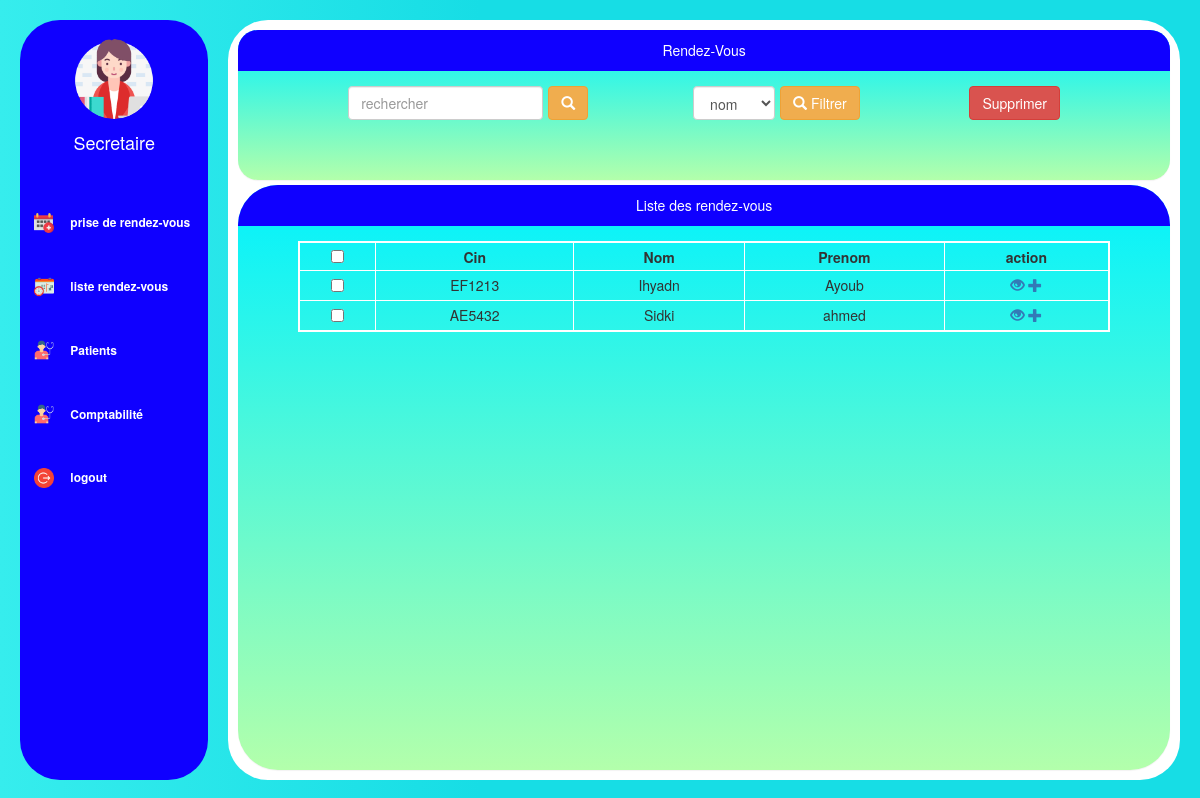
Screenshot of /cabinetS1/pages/dashboard.php with the database file from the repository.
### tables this page shows
CREATE TABLE `rendezvous` (
  `id` int(11) NOT NULL,
  `patientID` int(11) NOT NULL,
  `start_event` datetime NOT NULL,
  `end_event` datetime NOT NULL
);

CREATE TABLE `patient` (
  `id` int(11) NOT NULL,
  `Nom` varchar(20) NOT NULL,
  `Prenom` varchar(20) NOT NULL,
  `sex` varchar(20) DEFAULT NULL,
  `address` varchar(30) DEFAULT NULL,
  `telephone` int(11) DEFAULT NULL,
  `email` varchar(30) DEFAULT NULL,
  `cin` varchar(20) NOT NULL,
  `birth` date DEFAULT NULL,
  `date_d_ajout` date DEFAULT curdate()
);

### cabinetS1/pages/dashboard.php (the view, shortened to what this page needs)
<?php
require_once("../connexiondb.php");
$resultat=$pdo->query($requete); ?>
<!DOCTYPE html>
<html lang="en">
<head>
    <link rel="stylesheet" href="//maxcdn.bootstrapcdn.com/bootstrap/3.3.5/css/bootstrap.min.css" />
    <link rel="stylesheet" type="text/css" href="..\css\mystyle.css" />
    <link rel="stylesheet" href="..\css\sidebar.css" />
    <link rel="stylesheet" href="https://pro.fontawesome.com/releases/v5.10.0/css/all.css"
 />
</head>
<body>
    <div class="main d-flex">
        <div class="sidebar">
            <?php include("../include/sidebar.php")?>
        </div>
        <div class="dashboard">
            <div class="containerr">
                <div class="panel">
                    <div class="panel-heading">Rendez-Vous</div>
                    <div class="panel-body">
                        <div class="table_form">
                            <div class="form_grp">
                                <input type="text" name="CIN" placeholder="rechercher" class="form-control"
                                    id="cin_search" />
                                <button type="submit" class="btn btn-warning">
                                    <span class="glyphicon glyphicon-search"> </span>
                                </button>
                            </div>
                            <div class="form_grp">
                                <select name="filtrage" class="form-control" id="filtrage">
                                    <option value="2">nom</option>
                                </select>
                                <button type="submit" class="btn btn-warning" onclick="sortTable()">
                                    <span class="glyphicon glyphicon-search"> </span> Filtrer
                                </button>
                            </div>
                            <button class="btn btn-danger" onclick="deletSelected()"
                                title='supprimer les rendez-vous selectionés'>
                                Supprimer </button>
                        </div>
                    </div>
                </div>
                <div class="panel table_cont">
                    <div class="panel-heading">Liste des rendez-vous</div>
                    <div class="panel-body table_here" id="table_wrapper">
                        <div id="table_here">
                            <?php $requete="select * from rendezVous ";$resultat=$pdo->query($requete);?>
                            <table class="table table - bordred " id="mytable">
                                <thead>
                                    <tr>
                                        <th> <input type="checkbox" value="false" id="check_all" onclick="checkAll()">
                                        </th>
                                        <th> Cin </th>
                                        <th> Nom </th>
                                        <th> Prenom </th>
                                        <th> action </th>
                                </thead>
                                <tbody>
                                    <?php while($rend=$resultat->fetch()){
                                        $query = "SELECT * FROM patient WHERE id = :patientID";
                                        $statement = $pdo->prepare($query);
                                        $statement->execute(
                                            array(
                                                'patientID'     =>   $rend['patientID'],
                                                )
                                            );
                                        $row = $statement->fetch(PDO::FETCH_ASSOC);?>
                                    <tr>
                                        <td> <input type="checkbox" value="<?php echo $rend ['id'] ?>" id="check"></td>
                                        <td> <?php echo $row ['cin'] ?> </td>
                                        <td> <?php echo $row ['Nom'] ?> </td>
                                        <td> <?php echo $row ['Prenom'] ?> </td>
                                        <td class="d-flex align-items-center">
                                            <a href="fichePatient.php?id=<?php echo $row ['id'] ?>">
                                                <span class="glyphicon glyphicon-eye-open bg-news"> </span>
                                            </a>
                                            <a href="Consultation.php?cin=<?php echo $row["cin"]?>">
                                                <i class="glyphicon glyphicon-plus"> </i></a>
                                            <?php } ?>
                                        </td>
                                    </tr>
                            </table>
                        </div>
                    </div>
                </div>
            </div>
        </div>
    </div>
</body>
</html>

### cabinetS1/css/mystyle.css (style rules this page uses)
.panel { background-image: linear-gradient(to top, #b3ffab 0%, #00f2fe 100%); margin-bottom: 5px; border: none; margin-top: 5px; border-radius: 20px; overflow: hidden; height: 20%; }
.panel-heading { background-color: #0f00ff; color: white; text-align: center; }
.panel-body { display: flex; justify-content: center; overflow: hidden; }
.table { text-align: center; border: 2px solid #fff; }
.table > thead > tr { padding: 5px; height: 10%; }
.table > thead > tr > th { border: none; border-right: 1px solid #fff; text-align: center; padding: 3px; margin: 5px 5px; }
.table > tbody > tr > td { padding: 4px; border: 1px solid #fff; }
.containerr { height: 100%; border-radius: 40px; width: 100%; margin: 5px; }
#table_here { width: 100%; max-height: 90%; overflow-y: scroll; }
#table_wrapper { overflow: hidden; height: 100%; }
.table_cont { height: calc(80% - 15px); border-radius: 40px; }
.table_form { display: flex; justify-content: space-around; align-items: center; width: 90%; }
.form_grp { display: flex; align-items: center; justify-content: space-around; margin-right: 5px; }
button { margin-left: 5px; }
.table { width: 90%; overflow: scroll; margin: auto; }
#check { width: 80%; }
.form-g input, select { height: 50%; width: 90% !important; border-radius: 8px; border: none; background: #f7f6f5; box-shadow: 0px 0px 10px 2px rgba(0, 0, 0, 0.3); }
select option { color: black; }

### cabinetS1/css/sidebar.css (style rules this page uses)
body { background-image: linear-gradient(to right, #c1ffff 0%, #00f2fe 40%); background: linear-gradient(to right, #36eded 0%, #17dde5 40%); overflow: hidden; }
.main { display: flex; margin: 20px; overflow-y: hidden; height: 95vh; }
.sidebar { flex: 2; background-color: #0f00ff; height: 95vh; border-radius: 40px; margin-right: 20px; display: flex; width: 100%; justify-content: flex-start; flex-direction: column; align-items: center; }
.dashboard { flex: 10; height: 100%; border-radius: 40px; padding: 5px; background-color: white; display: flex; align-items: center; overflow: hidden; justify-content: center; padding: 5px; }
button { transform: scale(1); transition: 0.2s; }

### rows the page displays
rendezvous: patientID.cin "EF1213", patientID.Nom "Ihyadn", patientID.Prenom "Ayoub"
rendezvous: patientID.cin "AE5432", patientID.Nom "Sidki", patientID.Prenom "ahmed"
